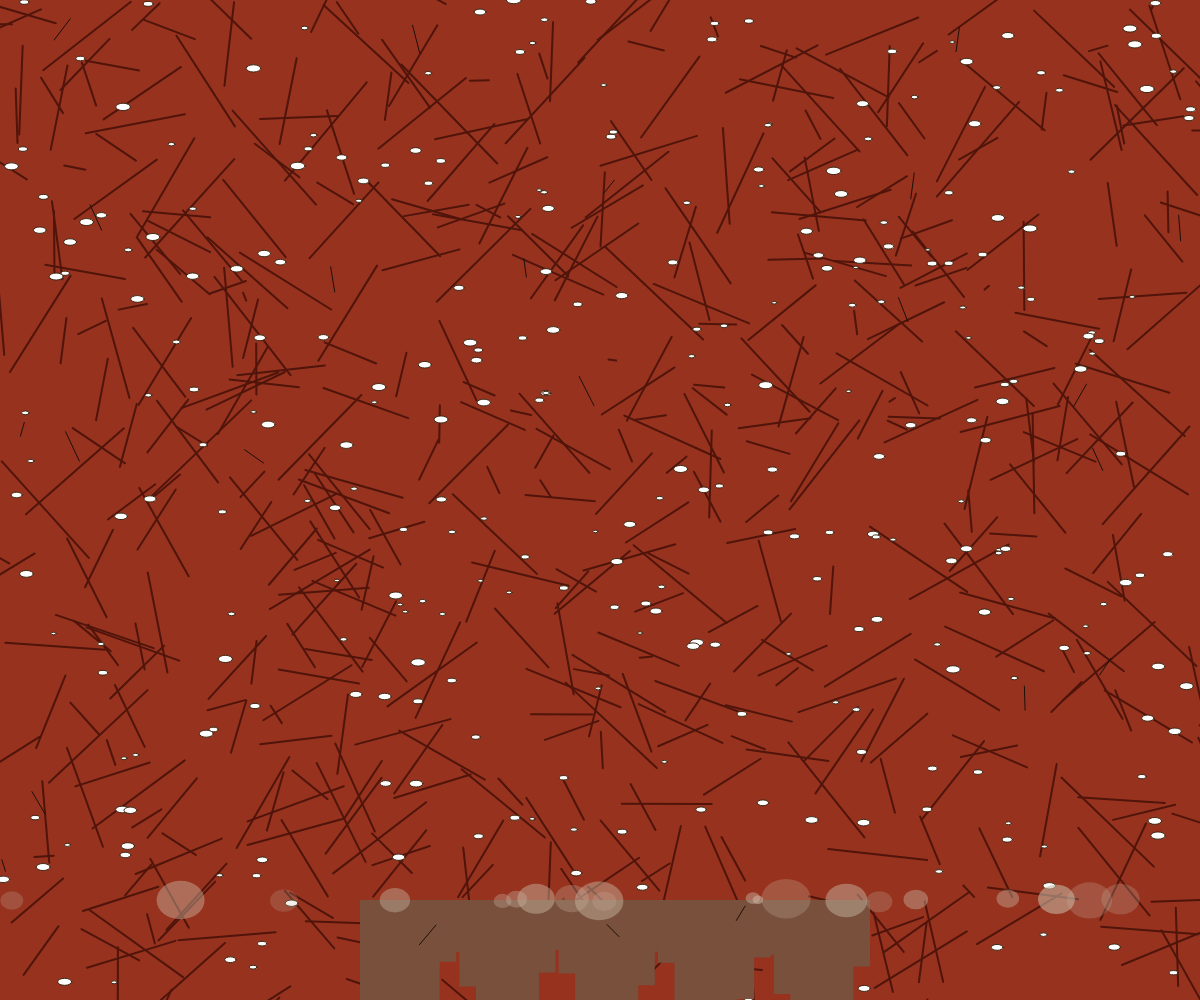
Frame 1 (no input)
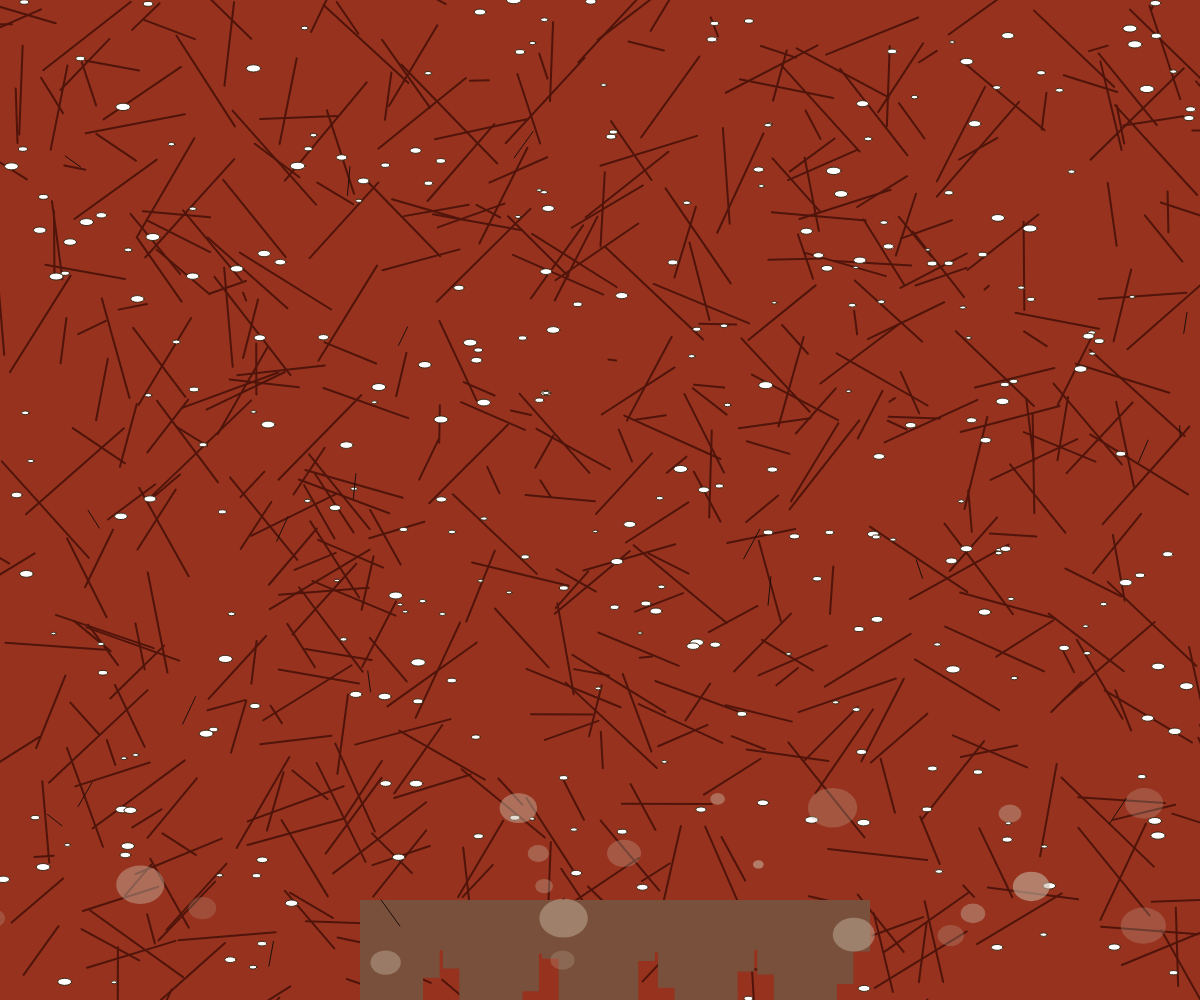
Frame 60 (no input)
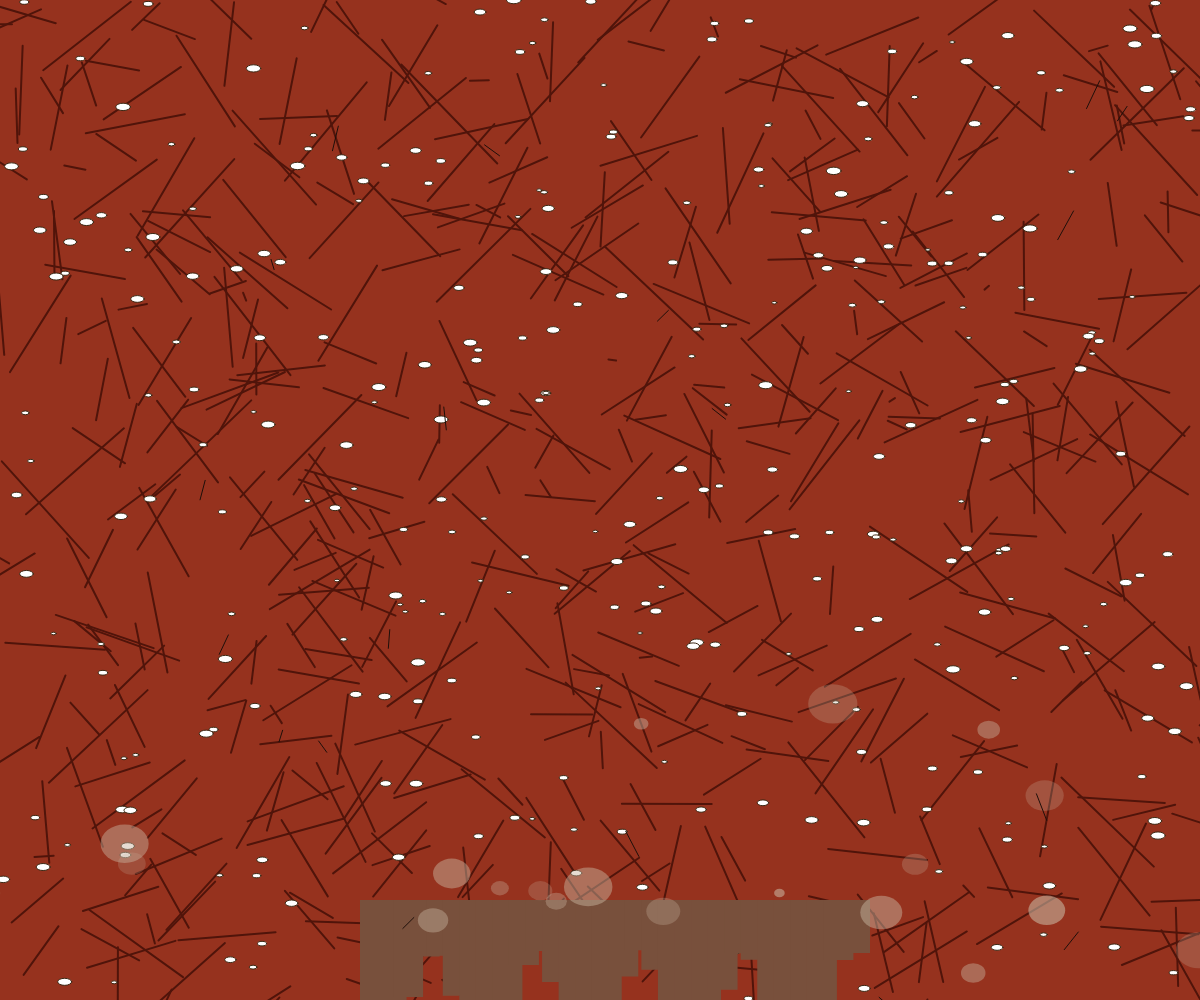
Frame 120 (the mouse pressed at the canvas centre since frame 60)

The p5.js sketch that drew these frames (run headless with seeded random() and noise() and a simulated clock; from frame 60 on, the mouse is pressed at the canvas centre):

// p5.js sketch
// ── sketch.js
let groundTexture;
let dustDevils = [];
let skyColor;

function setup() {
  createCanvas(windowWidth, windowHeight);
  colorMode(RGB);
  
  // Create a rich terracotta ground color with variation
  skyColor = color(200, 180, 160); // Pale beige sky
  
  // Generate ground texture with cracks and fissures
  groundTexture = createGraphics(width, height);
  groundTexture.colorMode(RGB);
  groundTexture.background(150, 50, 30); // Deep terracotta base

  // Add cracks and fissures to the ground
  groundTexture.stroke(80, 20, 10);
  groundTexture.strokeWeight(2);
  
  for (let i = 0; i < 500; i++) {
    let x1 = random(width);
    let y1 = random(height);
    let x2 = x1 + random(-100, 100);
    let y2 = y1 + random(-100, 100);
    groundTexture.line(x1, y1, x2, y2);
  }

  // Add some low scrub vegetation
  groundTexture.stroke(60, 40, 20);
  groundTexture.strokeWeight(1);
  
  for (let i = 0; i < 300; i++) {
    let x = random(width);
    let y = random(height);
    let size = random(5, 15);
    groundTexture.ellipse(x, y, size, size * 0.5);
  }

  // Create dust devils
  for (let i = 0; i < 20; i++) {
    dustDevils.push({
      x: random(width),
      y: height - 100,
      size: random(10, 50),
      speed: random(0.5, 2),
      angle: random(TWO_PI),
      sway: random(-0.05, 0.05),
      opacity: random(50, 150)
    });
  }
}

function draw() {
  // Draw sky
  background(skyColor);
  
  // Draw textured ground
  image(groundTexture, 0, 0);
  
  // Draw distant rock formation
  fill(120, 80, 60);
  noStroke();
  for (let i = 0; i < 30; i++) {
    let x = map(i, 0, 29, width * 0.3, width * 0.7);
    let h = map(sin(frameCount * 0.01 + i), -1, 1, 50, 150);
    rect(x, height - 100, 30, h);
  }
  
  // Update and draw dust devils
  for (let devil of dustDevils) {
    // Animate the dust devil
    devil.angle += devil.sway;
    devil.x += cos(devil.angle) * devil.speed;
    devil.y -= sin(devil.angle) * devil.speed;
    
    // Reset if off screen
    if (devil.y < 0 || devil.x < -100 || devil.x > width + 100) {
      devil.x = random(width);
      devil.y = height - 100;
      devil.size = random(10, 50);
      devil.angle = random(TWO_PI);
    }
    
    // Draw the dust devil
    fill(200, 180, 160, devil.opacity);
    noStroke();
    ellipse(devil.x, devil.y, devil.size, devil.size * 0.8);
  }
  
  // Add dramatic shadows in crevices
  stroke(30, 15, 10);
  strokeWeight(1);
  for (let i = 0; i < 100; i++) {
    let x = random(width);
    let y = random(height);
    if (random() > 0.8) { // Only draw some shadows
      line(x, y, x + random(-20, 20), y + random(10, 30));
    }
  }
}

function windowResized() {
  resizeCanvas(windowWidth, windowHeight);
}
